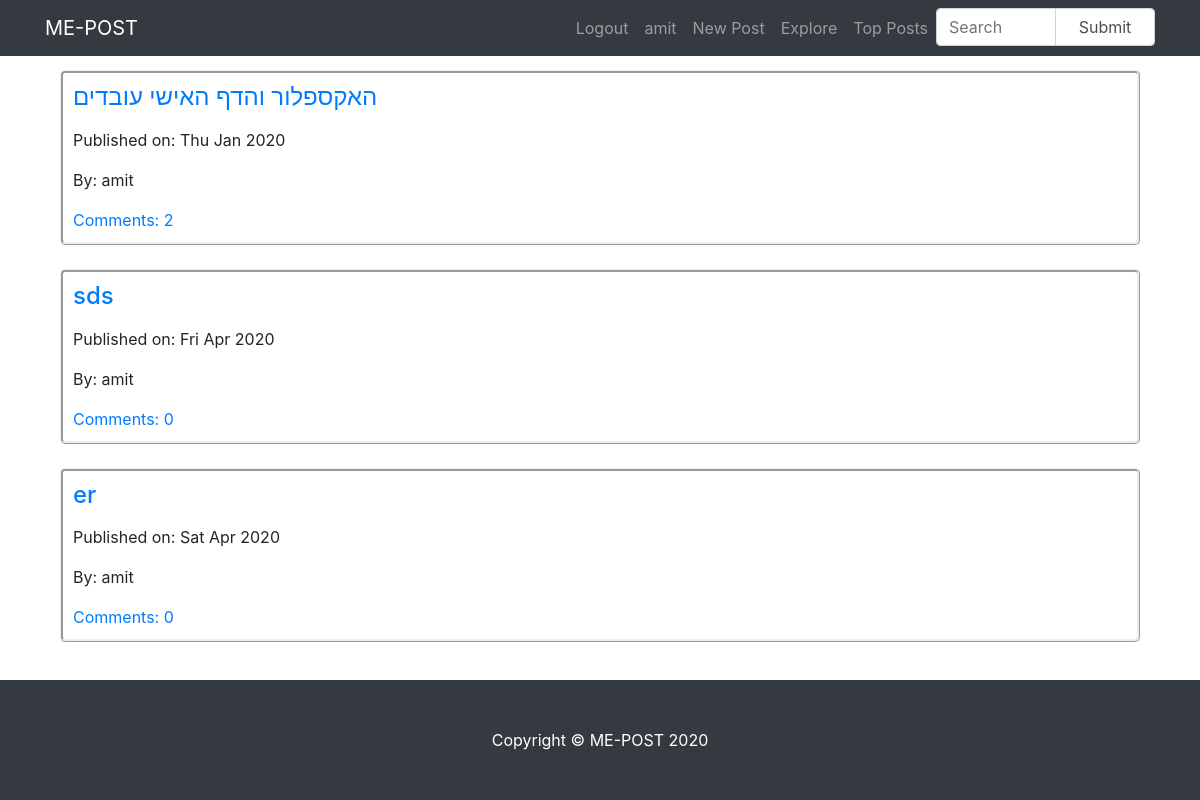
/personalposts/amit/ (signed in), run on an earlier commit of the app's database.
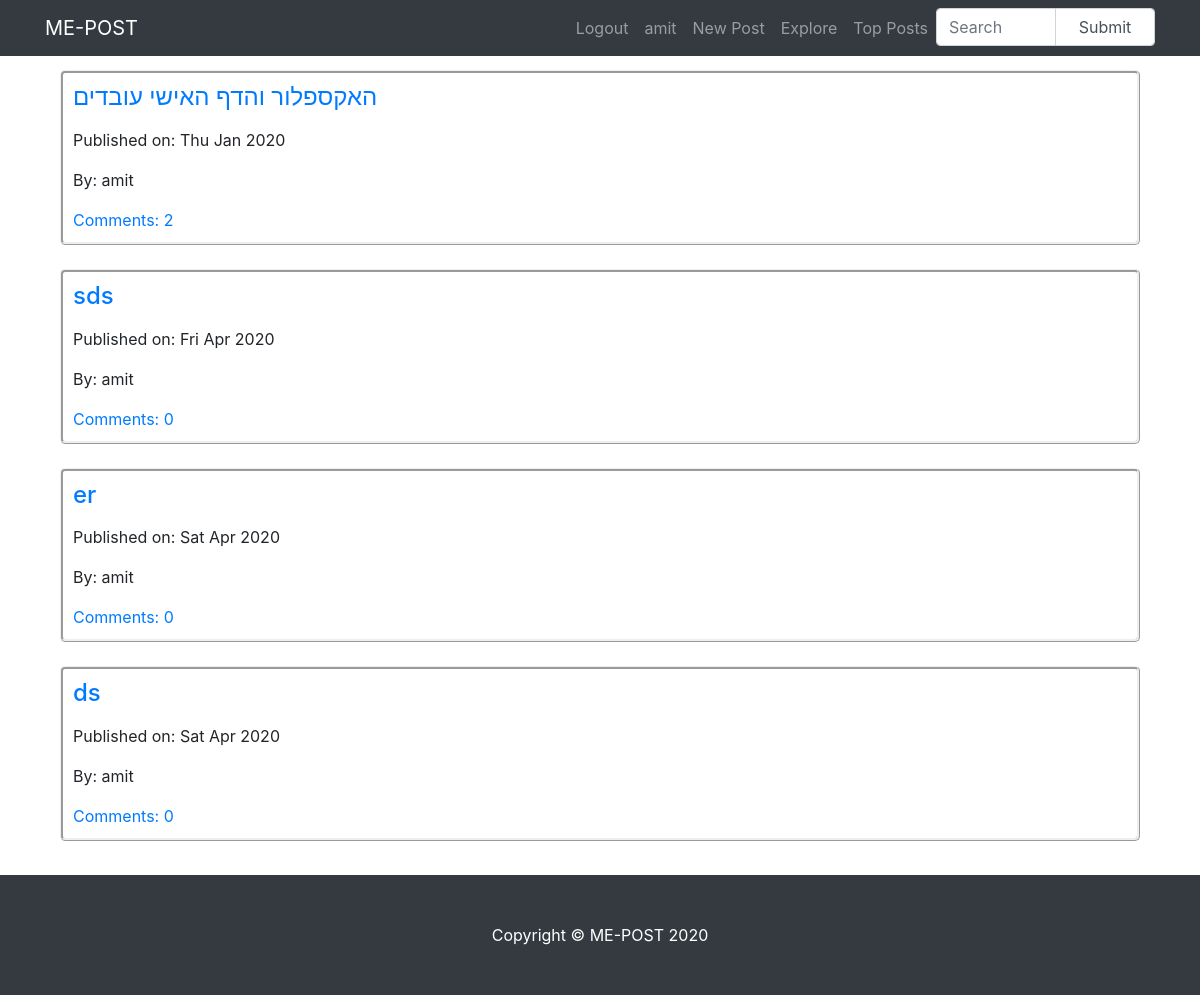
And on a later commit of the database.
### TheApp/models.py (models this page shows, shortened)
class Post(models.Model):
    author = models.ForeignKey(User, on_delete=models.PROTECT)
    title = models.CharField(max_length=200)
    text = models.TextField()
    create_date = models.DateTimeField(default=timezone.now)
    post_views = models.IntegerField(default=0)
    def __str__(self):
            return self.title

### TheApp/views.py (the view)
# urls.py: path('personalposts/<username>/', views.personalposts, name='personalposts'),
@login_required
def personalposts(request, username):
    if username == request.user.username:#כדי לוודא שמה שהכנסנו בכתובת במקום <username> שווה לשם המשתמש המחובר ושרק הוא יוכל לעבור לדף הרתוי
        items = Post.objects.filter(author__username=username)
        return render(request, 'TheApp/personalposts.html', {'items':items})
    else:
        return HttpResponse('You are not {}. Access denied'.format(username))

### templates/TheApp/personalposts.html
{% extends "TheApp/base.html" %}
{% block body_block %}
<div class="container" style="padding-bottom: 130px; margin-top:70px;">
{% for item in items %}
  <div class="container Misgeret">
      <h4 id="nav"><a href="{% url 'TheApp:post_detail' pk=item.pk %}">{{item|linebreaks}}</a></h4>
      <p>Published on: {{item.create_date|date:"D M Y"}}</p>
      <p>By: {{item.author}}</p>
      <a href="{% url 'TheApp:post_detail' pk=item.pk %}">Comments: {{ item.comments.count }}</a>
  </div>
  <br>
{%endfor%}
</div>
{% endblock %}

### templates/TheApp/base.html (shortened to what this page needs)
<!DOCTYPE html>
{% load static %}
<html lang="en" dir="ltr">
  <head>
<link rel="stylesheet" href="https://stackpath.bootstrapcdn.com/bootstrap/4.3.1/css/bootstrap.min.css">
<link rel="stylesheet" href="{% static "css/style.css" %}"/>
  </head>
  <body>
    <div class="fixed-top">
    <nav class="navbar fixed-top navbar-expand-lg navbar-dark bg-dark fixed-top">
      <div class="container">
        <a class="navbar-brand" href="{% url 'TheApp:index' %}">ME-POST</a>
        <div class="collapse navbar-collapse" id="navbarResponsive">
          <ul class="navbar-nav ml-auto">
            {% if user.is_authenticated %}
                      <li><a class= 'nav-link' id='nav' href="{% url 'logout' %}">Logout</a></li>
                      <li><a class="nav-link" id='nav' href="{% url 'TheApp:personalposts' username=user.username %}">{{ user.username }}</a></li>
                      <li><a class="nav-link" id='nav' href="{% url 'TheApp:post_form' %}">New Post</a></li>
                      <li><a class="nav-link" id='nav' href="{% url 'TheApp:post_list' %}">Explore</a></li>
                      <li><a class="nav-link" id='nav' href="{% url 'TheApp:top_posts' %}">Top Posts</a></li>
                      <li>
                      <form action="{% url 'TheApp:search' %}" class="navbar-form navbar-right">
                             <div class="input-group">
                               <input type="text" name="q" class="form-control" placeholder="Search" style="width: 120px;">
                               <input class="form-control" placeholder="Submit" type="submit" style="width: 100px;">
                             </div>
                           </form>
                         </li>
                      {% else %}
                      <li><a class= 'nav-link' href="{% url 'TheApp:user_login' %}">Login</a></li>
                      {% endif %}
          </ul>
        </div>
      </div>
    </nav>
    </div>
    <div class="fixed-bottom" id="bottom">
    <footer class="py-5 bg-dark">
      <div class="container">
        <p class="m-0 text-center text-white">Copyright &copy; ME-POST 2020</p>
      </div>
    </footer>
    </div>
<div class="container">
  {% block body_block %}
  {% endblock %}
</div>
  </body>
</html>

### static/css/style.css (style rules this page uses)
.Misgeret { border-style:ridge; border-radius: 5px; padding: 10px; }

What changed in the data, as far as the page shows it:
added Post: title "ds", create_date "Sat Apr 2020", author "amit", comments.count "0"
